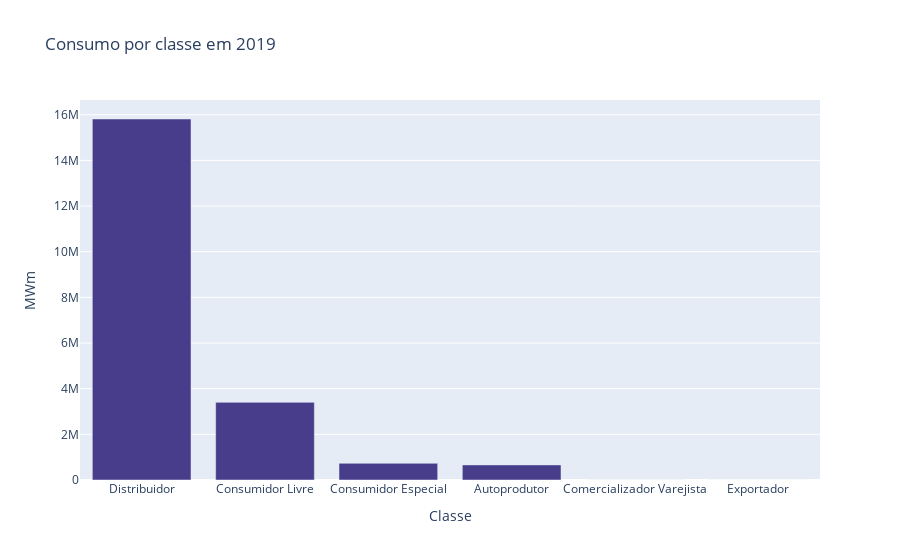

The notebook cell saved with this chart:
### Code cell
fig = px.bar(agregado, x=agregado.index, y='MWm', color_discrete_sequence=['darkslateblue'], title='Consumo por classe em 2019')
fig.show()

### Figure 1 — Plotly figure (JSON) as saved in the notebook; plotly's stock layout.template omitted (floating-point values rounded to 4 significant figures)
{"data": [{"alignmentgroup": "True", "hovertemplate": "Classe=%{x}<br>MWm=%{y}<extra></extra>", "legendgroup": "", "marker": {"color": "darkslateblue", "pattern": {"shape": ""}}, "name": "", "offsetgroup": "", "orientation": "v", "showlegend": false, "textposition": "auto", "type": "bar", "x": ["Distribuidor", "Consumidor Livre", "Consumidor Especial", "Autoprodutor", "Comercializador Varejista", "Exportador"], "xaxis": "x", "y": [15810000.0, 3401000.0, 730500.0, 662600.0, 3478.0, 0], "yaxis": "y"}], "layout": {"barmode": "relative", "legend": {"tracegroupgap": 0}, "title": {"text": "Consumo por classe em 2019"}, "xaxis": {"anchor": "y", "domain": [0, 1], "title": {"text": "Classe"}}, "yaxis": {"anchor": "x", "domain": [0, 1], "title": {"text": "MWm"}}}}
